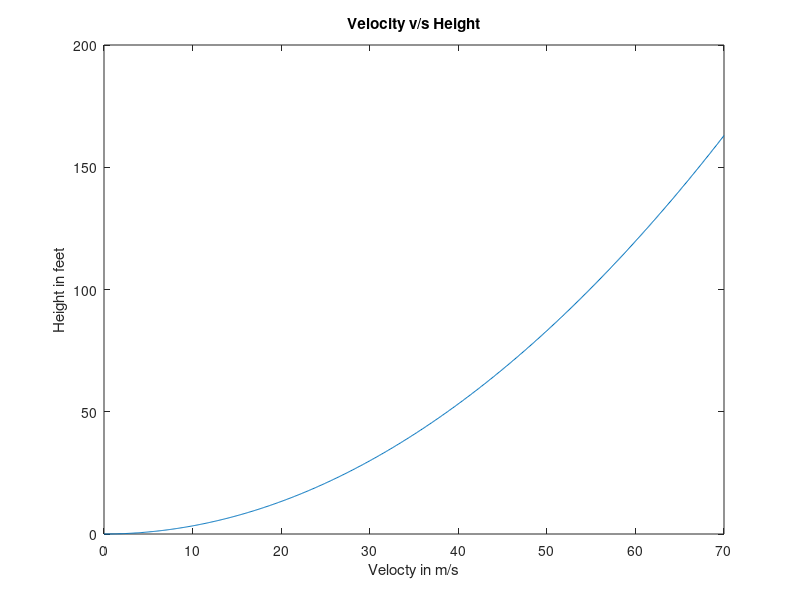

Here is the MATLAB script that generated this plot:
clc;
clear all;

mass_kg = 1590.91;
g = 9.8; %m/s^2

vel_mph = 0:0.1:70;
vel_mps = vel_mph*(1.6*1000/3600);
KE = (0.5*mass_kg).*(vel_mps.^2);

height_m = KE/(mass_kg*g);
height_ft = height_m*3.3;

figure(1)
plot(vel_mph,height_ft)
title('Velocity v/s Height')
xlabel('Velocty in m/s')
ylabel('Height in feet')


